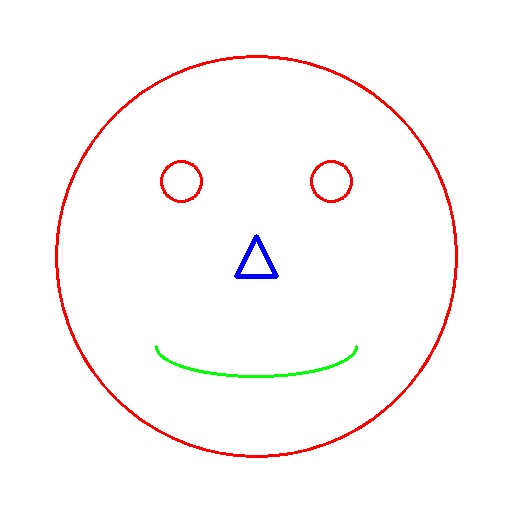
#> input picture happy.jpg, 512 x 512 px; the run also reads 1 picture not shown here
$ jupyter execute --allow-errors task4.3.ipynb
#> lines starting #> are read from the running program, lines starting #| are printed output that depends on the picture
[cell 1]
import cv2

[cell 2]
import numpy

[cell 3]
photo = cv2.imread("photo_1024.jpg")
happy = cv2.imread("happy.jpg")
#> happy is the input picture: shape (512, 512, 3); mean B, G, R 249.8, 249.9, 252.8
sad = cv2.imread("sad.jpg")
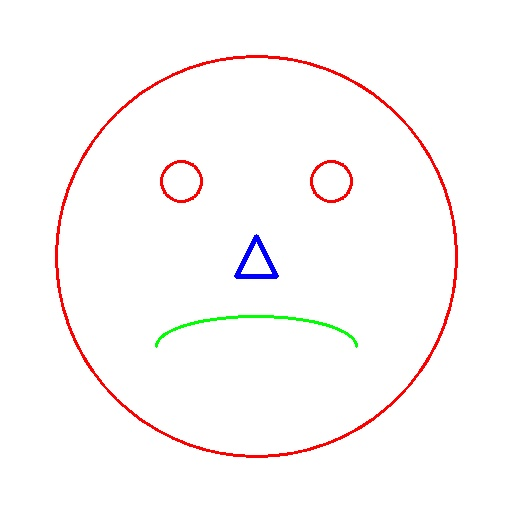
#> input picture sad.jpg, 512 x 512 px
#> sad is the input picture: shape (512, 512, 3); mean B, G, R 249.8, 249.9, 252.8

#> (a cell that did not finish here is left out)

[cell 5]
photo[0:512, 0:512]=happy
photo[0:512, 512:1024]=sad
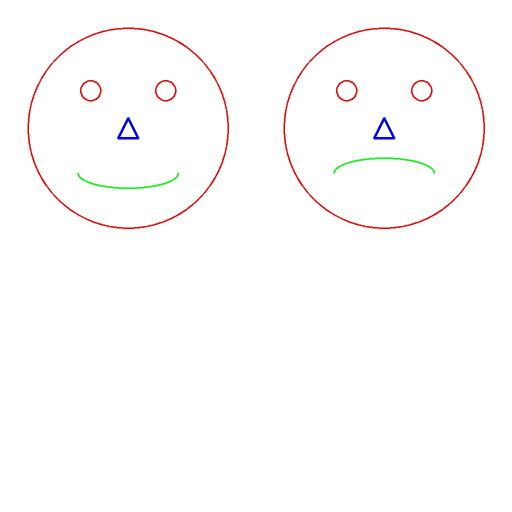
#> photo: shape (1024, 1024, 3) (shown at 1/2 size); mean B, G, R 252.4, 252.5, 253.9
cv2.imshow("photo", photo)
cv2.waitKey()
cv2.destroyAllWindows()
